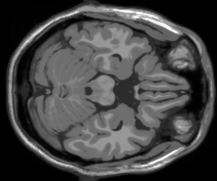
%> input picture data/slice_50.png, 217 x 181 px
$ octave q2b.m   (GNU Octave 9; MATLAB toolbox functions it lacks are replaced by stand-ins)
%> lines starting %> are read from the running program, lines starting %| are printed output that depends on the picture
### @RU/RU.m

function res = RU(N, M, angles)
    % Input:
    %   N      : Width of slice
    %   M      : Number of tomographic displacements
    %   angles : Angle of projections
    % Output:
    %   res : Object of RU class
    % Brief:
    %   Constructor of RU class
    % Variables:
    %   RU.adjoint : 1 if transpose else 0
    %   RU.N       : N
    %   RU.M       : M
    %   RU.angles  : angles
    %   RU.Q       : size(angles, 2)

    res.adjoint = 0;
    res.N = N;
    res.M = M;
    res.angles = angles;
    res.Q = size(angles, 2);

    % Register this variable as a RU class
    res = class(res, 'RU');

end

### l1_ls_matlab/l1_ls.m
function [x,status,history] = l1_ls(A,varargin)
%
% l1-Regularized Least Squares Problem Solver
%
%   l1_ls solves problems of the following form:
%
%       minimize ||A*x-y||^2 + lambda*sum|x_i|,
%
%   where A and y are problem data and x is variable (described below).
%
% CALLING SEQUENCES
%   [x,status,history] = l1_ls(A,y,lambda [,tar_gap[,quiet]])
%   [x,status,history] = l1_ls(A,At,m,n,y,lambda, [,tar_gap,[,quiet]]))
%
%   if A is a matrix, either sequence can be used.
%   if A is an object (with overloaded operators), At, m, n must be
%   provided.
%
% INPUT
%   A       : mxn matrix; input data. columns correspond to features.
%
%   At      : nxm matrix; transpose of A.
%   m       : number of examples (rows) of A
%   n       : number of features (column)s of A
%
%   y       : m vector; outcome.
%   lambda  : positive scalar; regularization parameter
%
%   tar_gap : relative target duality gap (default: 1e-3)
%   quiet   : boolean; suppress printing message when true (default: false)
%
%   (advanced arguments)
%       eta     : scalar; parameter for PCG termination (default: 1e-3)
%       pcgmaxi : scalar; number of maximum PCG iterations (default: 5000)
%
% OUTPUT
%   x       : n vector; classifier
%   status  : string; 'Solved' or 'Failed'
%
%   history : matrix of history data. columns represent (truncated) Newton
%             iterations; rows represent the following:
%            - 1st row) gap
%            - 2nd row) primal objective
%            - 3rd row) dual objective
%            - 4th row) step size
%            - 5th row) pcg iterations
%            - 6th row) pcg status flag
%
% USAGE EXAMPLES
%   [x,status] = l1_ls(A,y,lambda);
%   [x,status] = l1_ls(A,At,m,n,y,lambda,0.001);
%

% AUTHOR    Kwangmoo Koh <deneb1@stanford.edu>
% UPDATE    Apr 8 2007
%
% COPYRIGHT 2008 Kwangmoo Koh, Seung-Jean Kim, and Stephen Boyd

%------------------------------------------------------------
%       INITIALIZE
%------------------------------------------------------------

% IPM PARAMETERS
MU              = 2;        % updating parameter of t
MAX_NT_ITER     = 400;      % maximum IPM (Newton) iteration

% LINE SEARCH PARAMETERS
ALPHA           = 0.01;     % minimum fraction of decrease in the objective
BETA            = 0.5;      % stepsize decrease factor
MAX_LS_ITER     = 100;      % maximum backtracking line search iteration

% VARIABLE ARGUMENT HANDLING
% if the second argument is a matrix or an operator, the calling sequence is
%   l1_ls(A,At,y,lambda,m,n [,tar_gap,[,quiet]]))
% if the second argument is a vector, the calling sequence is
%   l1_ls(A,y,lambda [,tar_gap[,quiet]])
if ( (isobject(varargin{1}) || ~isvector(varargin{1})) && nargin >= 6)
    At = varargin{1};
    m  = varargin{2};
    n  = varargin{3};
    y  = varargin{4};
    lambda = varargin{5};
    varargin = varargin(6:end);

elseif (nargin >= 3)
    At = A';
    [m,n] = size(A);
    y  = varargin{1};
    lambda = varargin{2};
    varargin = varargin(3:end);
else
    if (~quiet) disp('Insufficient input arguments'); end
    x = []; status = 'Failed'; history = [];
    return;
end

% VARIABLE ARGUMENT HANDLING
t0         = min(max(1,1/lambda),2*n/1e-3);
defaults   = {1e-3,false,1e-3,5000,zeros(n,1),ones(n,1),t0};
given_args = ~cellfun('isempty',varargin);
defaults(given_args) = varargin(given_args);
[reltol,quiet,eta,pcgmaxi,x,u,t] = deal(defaults{:});

f = [x-u;-x-u];

% RESULT/HISTORY VARIABLES
pobjs = [] ; dobjs = [] ; sts = [] ; pitrs = []; pflgs = [];
pobj  = Inf; dobj  =-Inf; s   = Inf; pitr  = 0 ; pflg  = 0 ;

ntiter  = 0; lsiter  = 0; zntiter = 0; zlsiter = 0;
normg   = 0; prelres = 0; dxu =  zeros(2*n,1);

% diagxtx = diag(At*A);
diagxtx = 2*ones(n,1);

if (~quiet) disp(sprintf('\nSolving a problem of size (m=%d, n=%d), with lambda=%.5e',...
            m,n,lambda)); end
if (~quiet) disp('-----------------------------------------------------------------------------');end
if (~quiet) disp(sprintf('%5s %9s %15s %15s %13s %11s',...
            'iter','gap','primobj','dualobj','step len','pcg iters')); end

%------------------------------------------------------------
%               MAIN LOOP
%------------------------------------------------------------

for ntiter = 0:MAX_NT_ITER

    z = A*x-y;

    %------------------------------------------------------------
    %       CALCULATE DUALITY GAP
    %------------------------------------------------------------

    nu = 2*z;

    maxAnu = norm(At*nu,inf);
    if (maxAnu > lambda)
        nu = nu*lambda/maxAnu;
    end
    pobj  =  z'*z+lambda*norm(x,1);
    dobj  =  max(-0.25*nu'*nu-nu'*y,dobj);
    gap   =  pobj - dobj;

    pobjs = [pobjs pobj]; dobjs = [dobjs dobj]; sts = [sts s];
    pflgs = [pflgs pflg]; pitrs = [pitrs pitr];

    %------------------------------------------------------------
    %   STOPPING CRITERION
    %------------------------------------------------------------
    if (~quiet) disp(sprintf('%4d %12.2e %15.5e %15.5e %11.1e %8d',...
        ntiter, gap, pobj, dobj, s, pitr)); end

    if (gap/dobj < reltol)
        status  = 'Solved';
        history = [pobjs-dobjs; pobjs; dobjs; sts; pitrs; pflgs];
        if (~quiet) disp('Absolute tolerance reached.'); end
        %disp(sprintf('total pcg iters = %d\n',sum(pitrs)));
        return;
    end
    %------------------------------------------------------------
    %       UPDATE t
    %------------------------------------------------------------
    if (s >= 0.5)
        t = max(min(2*n*MU/gap, MU*t), t);
    end

    %------------------------------------------------------------
    %       CALCULATE NEWTON STEP
    %------------------------------------------------------------

    q1 = 1./(u+x);          q2 = 1./(u-x);
    d1 = (q1.^2+q2.^2)/t;   d2 = (q1.^2-q2.^2)/t;


    % calculate gradient
    gradphi = [At*(z*2)-(q1-q2)/t; lambda*ones(n,1)-(q1+q2)/t];

    % calculate vectors to be used in the preconditioner
    prb     = diagxtx+d1;
    prs     = prb.*d1-(d2.^2);

    % set pcg tolerance (relative)
    normg   = norm(gradphi);
    pcgtol  = min(1e-1,eta*gap/min(1,normg));

    if (ntiter ~= 0 && pitr == 0) pcgtol = pcgtol*0.1; end

    [dxu,pflg,prelres,pitr,presvec] = ...
        pcg(@AXfunc_l1_ls,-gradphi,pcgtol,pcgmaxi,@Mfunc_l1_ls,...
            [],dxu,A,At,d1,d2,d1./prs,d2./prs,prb./prs);

    if (pflg == 1) pitr = pcgmaxi; end

    dx  = dxu(1:n);
    du  = dxu(n+1:end);

    %------------------------------------------------------------
    %   BACKTRACKING LINE SEARCH
    %------------------------------------------------------------
    phi = z'*z+lambda*sum(u)-sum(log(-f))/t;
    s = 1.0;
    gdx = gradphi'*dxu;
    for lsiter = 1:MAX_LS_ITER
        newx = x+s*dx; newu = u+s*du;
        newf = [newx-newu;-newx-newu];
        if (max(newf) < 0)
            newz   =  A*newx-y;
            newphi =  newz'*newz+lambda*sum(newu)-sum(log(-newf))/t;
            if (newphi-phi <= ALPHA*s*gdx)
                break;
            end
        end
        s = BETA*s;
    end
    if (lsiter == MAX_LS_ITER) break; end % exit by BLS

    x = newx; u = newu; f = newf;
end


%------------------------------------------------------------
%       ABNORMAL TERMINATION (FALL THROUGH)
%------------------------------------------------------------
if (lsiter == MAX_LS_ITER)
    % failed in backtracking linesearch.
    if (~quiet) disp('MAX_LS_ITER exceeded in BLS'); end
    status = 'Failed';
elseif (ntiter == MAX_NT_ITER)
    % fail to find the solution within MAX_NT_ITER
    if (~quiet) disp('MAX_NT_ITER exceeded.'); end
    status = 'Failed';
end
history = [pobjs-dobjs; pobjs; dobjs; sts; pitrs; pflgs];

return;

%------------------------------------------------------------
%       COMPUTE AX (PCG)
%------------------------------------------------------------
% [12 lines left out: function AXfunc_l1_ls, not called in this run]

%------------------------------------------------------------
%       COMPUTE P^{-1}X (PCG)
%------------------------------------------------------------
% [11 lines left out: function Mfunc_l1_ls, not called in this run]

### q2b.m
clc;
clear;
close all;

%% Add L1_LS for solving l1-regularized least squares problem
addpath("l1_ls_matlab");

%% Read the slices
slice = cast(imread("data/slice_50.png"), 'double');
%> slice: size 181x217 double; min 0, max 255, mean 68.8; mean of the top-left, top-right, bottom-left and bottom-right quarters 66.3, 72.7, 66.3, 69.7

%% Padding
H = size(slice, 1);
%> H = 181
W = size(slice, 2);
%> W = 217
N = max(W, H);
%> N = 217
pad = abs(W - H)/2;
%> pad = 18

orig = zeros(N, N, 'double');
if W > H
    orig(pad:H+pad-1, :) = slice;
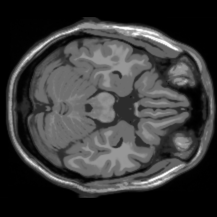
%> orig: size 217x217 double; min 0, max 255, mean 57.4
else
    orig(:, pad:W+pad-1) = slice;
end
clear H W pad slice;

%% Angles of Projection
angles = 0:10:170; % Uniformly spaced angles
Q = size(angles, 2);

%% Create Tomographic Projections
tomo = radon(orig, angles);
M = size(tomo, 1);
%> M = 311

%% Reconstruction using CS
% Set lambda
lambda = 10;

tic;
% Create object of Forward matrix
A  = RU(N, M, angles);

% Reshape tomographic projections
y = reshape(tomo, [M*Q 1]);
%> y = 5598 values, max 20773.7 at index 4533, min 0 at index 1, mean 8684.2

% Perform Sparse Recovery
[x, status] = l1_ls(A, A', M*Q, N*N, y, lambda);
%> in l1_ls, `m  = varargin{2};`: m = 5598
%> in l1_ls, `n  = varargin{3};`: n = 47089
%> in l1_ls, `lambda = varargin{5};`: lambda = 10
%> in l1_ls, `varargin = varargin(6:end);`: varargin = {}
%> in l1_ls, `t0         = min(max(1,1/lambda),2*n/1e-3);`: t0 = 1
%> in l1_ls, `given_args = ~cellfun('isempty',varargin);`: given_args = []
%> in l1_ls, `[reltol,quiet,eta,pcgmaxi,x,u,t] = deal(defaults{:});`: reltol = 0.001; quiet = false; eta = 0.001; pcgmaxi = 5000; t = 1
%| Solving a problem of size (m=5598, n=47089), with lambda=1.00000e+01
%> the run ends on the next line

$ run again, with data/slice_53.png copied over data/slice_50.png
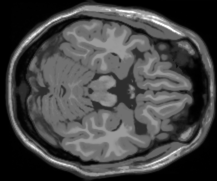
%> input picture data/slice_53.png, 217 x 181 px
%> `orig(pad:H+pad-1, :) = slice;`:
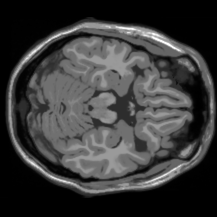
%> orig: size 217x217 double; min 0, max 255, mean 57.6
%> `y = reshape(tomo, [M*Q 1]);`: y = 5598 values, max 21276 at index 466, min 0 at index 1, mean 8725.7
%> m = 5598
%> n = 47089
%> lambda = 10
%> varargin = {}
%> t0 = 1
%> given_args = []
%> reltol = 0.001; quiet = false; eta = 0.001; pcgmaxi = 5000; t = 1
%| Solving a problem of size (m=5598, n=47089), with lambda=1.00000e+01
